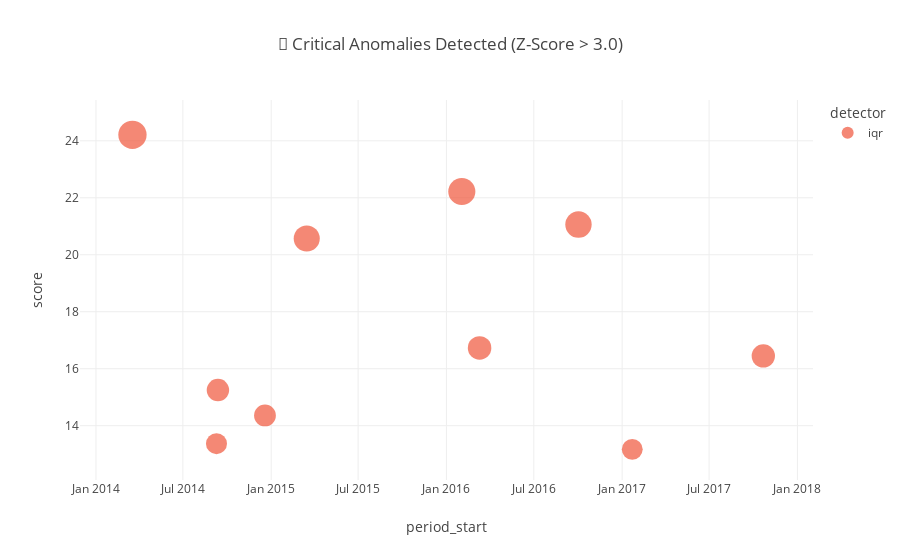

Write notebook code for a chart like this one.
### Markdown cell above
## 3: The Problem - Anomalies

### Code cell
# 2. The Hidden Problems (Anomalies)
df_anoms = load_anomalies()

if not df_anoms.empty:
    # Filter for high severity
    top_anoms = df_anoms[df_anoms["score"] > 3.0].head(10)

    fig = px.scatter(
        top_anoms,
        x="period_start",
        y="score",
        size="score",
        color="detector",
        hover_data=["entity_id", "metric"],
        title="🚨 Critical Anomalies Detected (Z-Score > 3.0)",
        color_discrete_sequence=["#EF553B", "#636EFA"],
    )
    fig.show()

### Figure 1 — Plotly figure (JSON) as saved in the notebook; plotly's stock layout.template omitted (floating-point values rounded to 4 significant figures)
{"data": [{"customdata": [["South", "Sales"], ["South", "Sales"], ["Central", "Sales"], ["South", "Sales"], ["West", "Sales"], ["East", "Sales"], ["East", "Sales"], ["South", "Sales"], ["East", "Sales"], ["West", "Sales"]], "hovertemplate": "detector=iqr<br>period_start=%{x}<br>score=%{marker.size}<br>entity_id=%{customdata[0]}<br>metric=%{customdata[1]}<extra></extra>", "legendgroup": "iqr", "marker": {"color": "#EF553B", "size": [24.21, 22.22, 21.06, 20.57, 16.73, 16.45, 15.25, 14.36, 13.37, 13.17], "sizemode": "area", "sizeref": 0.06053, "symbol": "circle"}, "mode": "markers", "name": "iqr", "orientation": "v", "showlegend": true, "type": "scatter", "x": ["2014-03-18", "2016-02-02", "2016-10-02", "2015-03-16", "2016-03-10", "2017-10-22", "2014-09-12", "2014-12-19", "2014-09-09", "2017-01-22"], "xaxis": "x", "y": [24.21, 22.22, 21.06, 20.57, 16.73, 16.45, 15.25, 14.36, 13.37, 13.17], "yaxis": "y"}], "layout": {"legend": {"itemsizing": "constant", "title": {"text": "detector"}, "tracegroupgap": 0}, "title": {"text": "🚨 Critical Anomalies Detected (Z-Score > 3.0)"}, "xaxis": {"anchor": "y", "domain": [0, 1], "title": {"text": "period_start"}}, "yaxis": {"anchor": "x", "domain": [0, 1], "title": {"text": "score"}}}}
